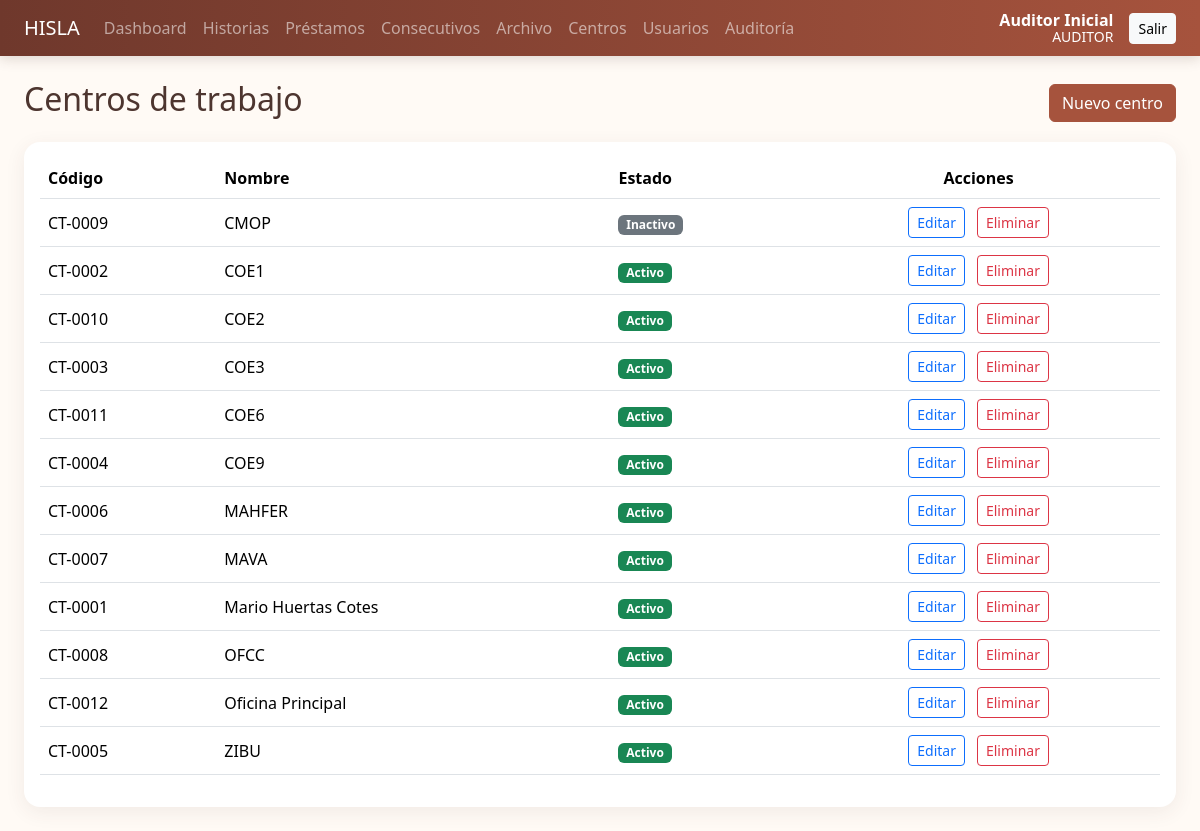
/centros/ (signed in), run on the app's committed database.
### app/models.py (models this page shows, shortened)
class Usuario(UserMixin, db.Model):
    __tablename__ = "usuario"
    id = db.Column(db.Integer, primary_key=True)
    nombre = db.Column(db.String(120), nullable=False)
    username = db.Column(db.String(80), unique=True, nullable=False, index=True)
    email = db.Column(db.String(120), unique=True, nullable=False)
    password_hash = db.Column(db.String(255), nullable=False)
    rol = db.Column(db.String(20), nullable=False, default="asistente")
    activo = db.Column(db.Boolean, default=True, nullable=False)
    debe_cambiar_password = db.Column(db.Boolean, default=True, nullable=False)
    creado_en = db.Column(db.DateTime, default=datetime.utcnow)

class CentroTrabajo(db.Model):
    __tablename__ = "centro_trabajo"
    id = db.Column(db.Integer, primary_key=True)
    codigo = db.Column(db.String(20), unique=True, nullable=False, index=True)
    nombre = db.Column(db.String(120), unique=True, nullable=False)
    activo = db.Column(db.Boolean, default=True, nullable=False)
    creado_en = db.Column(db.DateTime, default=datetime.utcnow)
    carpetas = db.relationship("CarpetaFisica", backref="centro", lazy=True)

### app/centros.py (the view)
@centros_bp.route('/')
@login_required
@roles_required('admin','auditor')
def listar():
    page=request.args.get('page',1,type=int); centros=CentroTrabajo.query.order_by(CentroTrabajo.nombre).paginate(page=page,per_page=15,error_out=False); return render_template('centros/lista.html',centros=centros)

### app/security.py (called while the page is built)
def roles_required(*roles):
    def decorator(fn):
        @wraps(fn)
        def wrapper(*args, **kwargs):
            if not current_user.is_authenticated or not current_user.activo:
                abort(403)
            if current_user.rol not in roles:
                abort(403)
            return fn(*args, **kwargs)
        return wrapper
    return decorator

### app/templates/centros/lista.html (shortened to what this page needs)
{% extends 'base.html' %}
{% block content %}
<div class="d-flex justify-content-between align-items-center mb-3">
    <h2>Centros de trabajo</h2>
    <a
        class="btn btn-primary"
        href="{{ url_for('centros.nuevo') }}"
    >
        Nuevo centro
    </a>
</div>
<div class="card">
    <div class="card-body">
        <div class="table-responsive">
            <table class="table align-middle">
                <thead>
                    <tr>
                        <th>Código</th>
                        <th>Nombre</th>
                        <th>Estado</th>
                        <th class="text-center">Acciones</th>
                    </tr>
                </thead>
                <tbody>
                    {% for c in centros.items %}
                    <tr>
                        <td>{{ c.codigo }}</td>
                        <td>{{ c.nombre }}</td>
                        <td>
                            {% if c.activo %}
                                <span class="badge text-bg-success">
                                    Activo
                                </span>
                            {% else %}
                                <span class="badge text-bg-secondary">
                                    Inactivo
                                </span>
                            {% endif %}
                        </td>
                        <td class="text-center text-nowrap">
                            <div
                                class="d-inline-flex align-items-center"
                                style="gap: 12px;"
                            >
                                <a
                                    class="btn btn-sm btn-outline-primary"
                                    href="{{ url_for('centros.editar', id=c.id) }}"
                                >
                                    Editar
                                </a>
                                <button
                                    type="button"
                                    class="btn btn-sm btn-outline-danger"
                                    data-bs-toggle="modal"
                                    data-bs-target="#eliminarCentro{{ c.id }}"
                                >
                                    Eliminar
                                </button>
                            </div>
                        </td>
                    </tr>
                    {% else %}
                    <tr>
                        <td colspan="4" class="text-center py-4">
                            No hay centros de trabajo registrados.
                        </td>
                    </tr>
                    {% endfor %}
                </tbody>
            </table>
        </div>
    </div>
</div>
{% endblock %}

### app/templates/base.html (shortened to what this page needs)
<!doctype html>
<html lang="es">
<head>
    <link
        href="https://cdn.jsdelivr.net/npm/bootstrap@5.3.3/dist/css/bootstrap.min.css"
        rel="stylesheet"
    >
    <link
    rel="stylesheet"
    href="https://cdn.jsdelivr.net/npm/bootstrap-icons@1.11.3/font/bootstrap-icons.min.css"
    >
    <link
        rel="stylesheet"
        href="{{ url_for('static', filename='css/app.css') }}"
    >
</head>
<body>
    {% set mensajes = get_flashed_messages(with_categories=true) %}
    <nav class="navbar navbar-expand-lg navbar-dark">
        <div class="container-fluid px-4">
            <a
                class="navbar-brand"
                href="{{ url_for('main.dashboard') }}"
            >
                HISLA
            </a>
            {% if current_user.is_authenticated %}
            <div
                class="collapse navbar-collapse"
                id="menuPrincipal"
            >
                <div class="navbar-nav me-auto">
                    <a
                        class="nav-link"
                        href="{{ url_for('main.dashboard') }}"
                    >
                        Dashboard
                    </a>
                    <a
                        class="nav-link"
                        href="{{ url_for('historias.listar') }}"
                    >
                        Historias
                    </a>
                    <a
                        class="nav-link"
                        href="{{ url_for('prestamos.listar') }}"
                    >
                        Préstamos
                    </a>
                    <a
                        class="nav-link"
                        href="{{ url_for('historias.consecutivos') }}"
                    >
                        Consecutivos
                    </a>
                    {% if current_user.rol in ['admin', 'auditor'] %}
                    <a
                        class="nav-link"
                        href="{{ url_for('historias.archivadas') }}"
                    >
                        Archivo
                    </a>
                    <a
                        class="nav-link"
                        href="{{ url_for('centros.listar') }}"
                    >
                        Centros
                    </a>
                    <a
                        class="nav-link"
                        href="{{ url_for('usuarios.listar') }}"
                    >
                        Usuarios
                    </a>
                    {% endif %}
                    {% if current_user.rol == 'auditor' %}
                    <a
                        class="nav-link"
                        href="{{ url_for('auditoria.listar') }}"
                    >
                        Auditoría
                    </a>
                    {% endif %}
                </div>
                <div class="text-white me-3 text-end user-chip">
                    <strong>
                        {{ current_user.nombre }}
                    </strong>
                    <small>
                        {{ current_user.rol|upper }}
                    </small>
                </div>
                <a
                    class="btn btn-sm btn-light"
                    href="{{ url_for('auth.logout') }}"
                >
                    Salir
                </a>
            </div>
            {% endif %}
        </div>
    </nav>
    <main class="container-fluid px-4 py-4">
        {% block content %}
        {% endblock %}
    </main>
</body>
</html>

### app/static/css/app.css (style rules this page uses)
:root { --terracotta:#a6533d;--sand:#f4eadf;--coffee:#4d352f;--cream:#fffaf5 }
body { background:var(--cream);color:var(--coffee) }
.navbar { background:linear-gradient(90deg,#6f382c,var(--terracotta));box-shadow:0 3px 12px rgba(77,53,47,.18) }
.navbar .nav-link { white-space:nowrap }
.btn-primary { background:var(--terracotta);border-color:var(--terracotta) }
.card { border:0;border-radius:16px;box-shadow:0 5px 20px rgba(77,53,47,.08) }
.user-chip { display:flex;flex-direction:column;line-height:1.15 }
.table th { white-space:nowrap }

### data on the page
Usuario: nombre "Auditor Inicial", rol "AUDITOR"
CentroTrabajo: codigo "CT-0009", nombre "CMOP", activo "Inactivo"
CentroTrabajo: codigo "CT-0002", nombre "COE1", activo "Activo"
CentroTrabajo: codigo "CT-0010", nombre "COE2", activo "Activo"
CentroTrabajo: codigo "CT-0003", nombre "COE3", activo "Activo"
CentroTrabajo: codigo "CT-0011", nombre "COE6", activo "Activo"
CentroTrabajo: codigo "CT-0004", nombre "COE9", activo "Activo"
CentroTrabajo: codigo "CT-0006", nombre "MAHFER", activo "Activo"
CentroTrabajo: codigo "CT-0007", nombre "MAVA", activo "Activo"
CentroTrabajo: codigo "CT-0001", nombre "Mario Huertas Cotes", activo "Activo"
CentroTrabajo: codigo "CT-0008", nombre "OFCC", activo "Activo"
CentroTrabajo: codigo "CT-0012", nombre "Oficina Principal", activo "Activo"
CentroTrabajo: codigo "CT-0005", nombre "ZIBU", activo "Activo"
